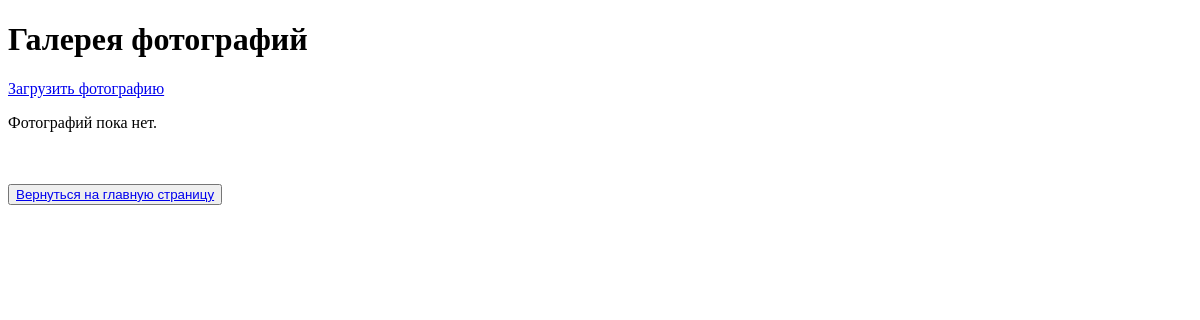
The app's page /photos/ (signed in), older data.
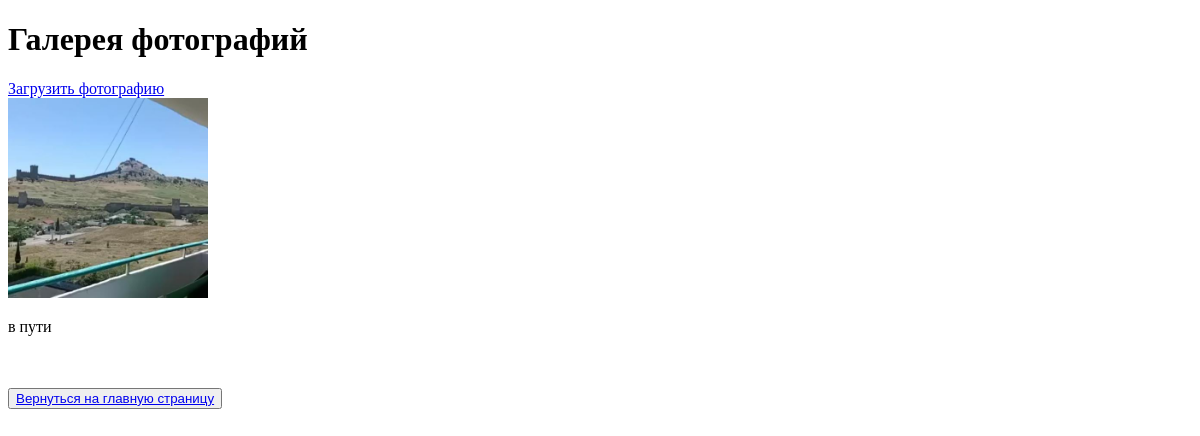
The same page, newer data.
### task_dip/models.py (models this page shows, shortened)
class Photo(models.Model):
    image = models.ImageField(upload_to='photos/')
    title = models.CharField(max_length=100, verbose_name="Название")
    description = models.TextField(blank=True, verbose_name="Описание")
    user = models.ForeignKey(settings.AUTH_USER_MODEL, on_delete=models.CASCADE, related_name='photos')
    created_at = models.DateTimeField(auto_now_add=True)

### task_dip/views.py (the view)
# urls.py: path('photos/', photo_gallery, name='photo_gallery'),
@login_required
def photo_gallery(request):
    photos = Photo.objects.all()
    return render(request, 'photo_gallery.html', {'photos': photos})

### templates/photo_gallery.html (shortened to what this page needs)
<!DOCTYPE html>
<html lang="ru">
<head>
</head>
<body>
    <h1>Галерея фотографий</h1>
    <a href="{% url 'upload_photo' %}">Загрузить фотографию</a>
    <div>
        {% for photo in photos %}
            <div>
                <a href="{% url 'photo_detail' photo.id %}">
                    <img src="{{ photo.image.url }}" alt="{{ photo.title }}" width="200">
                </a>
                <p>{{ photo.title }}</p>
            </div>
        {% empty %}
            <p>Фотографий пока нет.</p>
        {% endfor %}
    </div>
<br><br>
    <footer>
        {% block basement %}
        <button><a href="http://127.0.0.1:8000">Вернуться на главную страницу</a></button>
        {% endblock %}
    </footer>
</body>
</html>

Row changes from the older to the newer data that the page shows:
added Photo: image (picture), title "в пути"
Text that changed along with them:
text no longer shown: "Фотографий пока нет."
